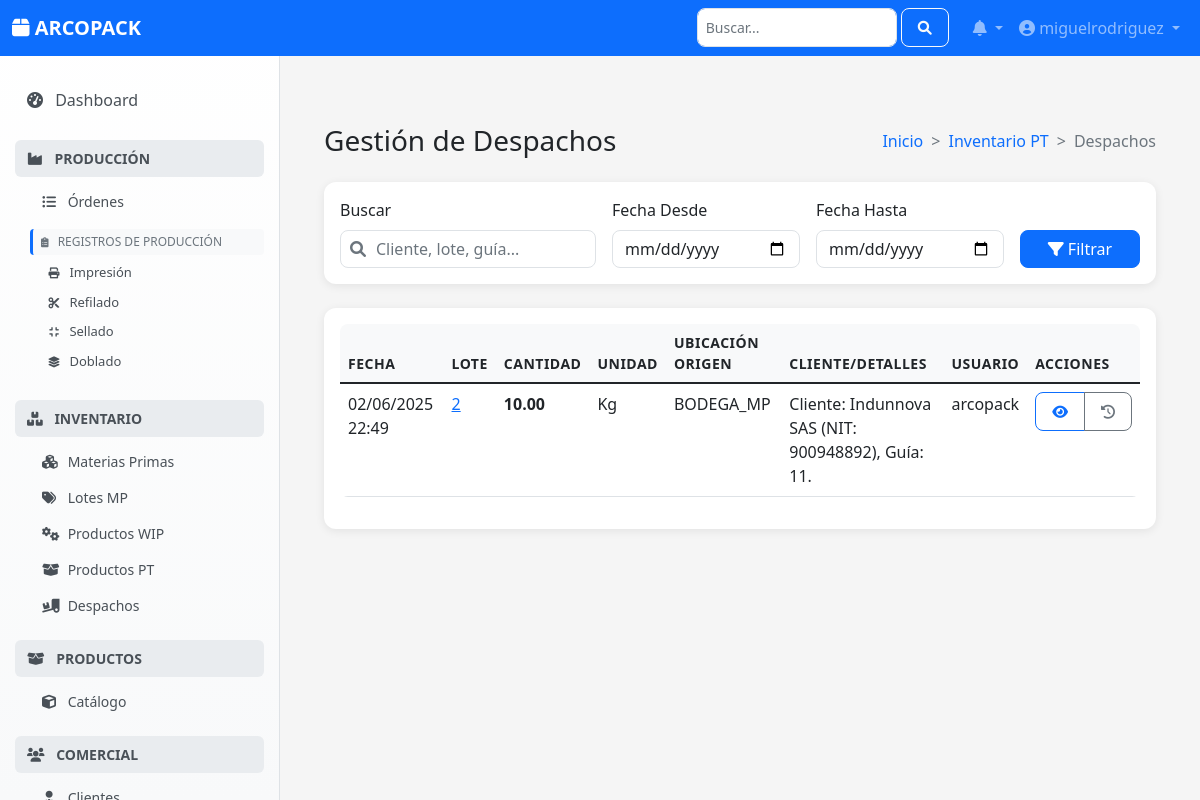
Screenshot of /inventario/despachos/ (signed in) with the database file from the repository.
### inventario/models.py (models this page shows, shortened)
class MovimientoInventario(models.Model):
    TIPOS_ENTRADA = ['RECEPCION_MP', 'PRODUCCION_WIP', 'PRODUCCION_PT', 'AJUSTE_POSITIVO', 'TRANSFERENCIA_ENTRADA', 'QA_RELEASE', 'DEVOLUCION_CLIENTE']
    TIPOS_SALIDA = ['CONSUMO_MP', 'CONSUMO_WIP', 'ENVIO_PT', 'AJUSTE_NEGATIVO', 'TRANSFERENCIA_SALIDA', 'QA_HOLD', 'DESECHO_SCRAP', 'DEVOLUCION_PROVEEDOR']
    TIPO_MOVIMIENTO_CHOICES = [
        ('RECEPCION_MP', 'Recepción Materia Prima'), ('PRODUCCION_WIP', 'Producción Producto en Proceso'), ('PRODUCCION_PT', 'Producción Producto Terminado'),
        ('AJUSTE_POSITIVO', 'Ajuste Positivo'), ('TRANSFERENCIA_ENTRADA', 'Entrada por Transferencia'), ('QA_RELEASE', 'Liberación de Calidad'), ('DEVOLUCION_CLIENTE', 'Devolución de Cliente'),
        ('CONSUMO_MP', 'Consumo Materia Prima'), ('CONSUMO_WIP', 'Consumo Producto en Proceso'), ('ENVIO_PT', 'Envío Producto Terminado'),
        ('AJUSTE_NEGATIVO', 'Ajuste Negativo'), ('TRANSFERENCIA_SALIDA', 'Salida por Transferencia'), ('QA_HOLD', 'Bloqueo por Calidad'),
        ('DESECHO_SCRAP', 'Desecho / Scrap'), ('DEVOLUCION_PROVEEDOR', 'Devolución a Proveedor'),
    ]
    timestamp = models.DateTimeField(default=timezone.now, editable=False, db_index=True, verbose_name="Fecha y Hora")
    tipo_movimiento = models.CharField(max_length=30, choices=TIPO_MOVIMIENTO_CHOICES, verbose_name="Tipo Movimiento")
    lote_content_type = models.ForeignKey(ContentType, on_delete=models.PROTECT, related_name='+')
    lote_object_id = models.PositiveIntegerField(db_index=True)
    lote_content_object = GenericForeignKey('lote_content_type', 'lote_object_id')
    cantidad = models.DecimalField(max_digits=14, decimal_places=4, verbose_name="Cantidad Movida") # +/-
    unidad_medida = models.ForeignKey(UnidadMedida, on_delete=models.PROTECT, verbose_name="Unidad de Medida")
    ubicacion_origen = models.ForeignKey(Ubicacion, on_delete=models.PROTECT, null=True, blank=True, related_name='movimientos_salida', verbose_name="Ubicación Origen")
    ubicacion_destino = models.ForeignKey(Ubicacion, on_delete=models.PROTECT, null=True, blank=True, related_name='movimientos_entrada', verbose_name="Ubicación Destino")
    documento_referencia = models.CharField(max_length=100, blank=True, null=True, db_index=True, verbose_name="Documento Referencia") # Permitir Nulos
    proceso_referencia_content_type = models.ForeignKey(ContentType, on_delete=models.SET_NULL, null=True, blank=True, related_name='+')
    proceso_referencia_object_id = models.PositiveIntegerField(null=True, blank=True)
    proceso_referencia_content_object = GenericForeignKey('proceso_referencia_content_type', 'proceso_referencia_object_id')
    usuario = models.ForeignKey(settings.AUTH_USER_MODEL, on_delete=models.PROTECT, verbose_name="Usuario Responsable")
    observaciones = models.TextField(blank=True, verbose_name="Observaciones")
    class Meta:
        verbose_name = "Movimiento de Inventario"; verbose_name_plural = "Movimientos de Inventario"
        ordering = ['-timestamp']
        indexes = [ models.Index(fields=["lote_content_type", "lote_object_id", "-timestamp"]), models.Index(fields=["tipo_movimiento", "-timestamp"]), models.Index(fields=["documento_referencia"]), ]

### configuracion/models.py (models this page shows, shortened)
class UnidadMedida(models.Model):
    codigo = models.CharField(
        max_length=10, unique=True, verbose_name="Código Unidad",
        help_text="Código corto para la unidad (ej: Kg, m, Unid)."
    )
    nombre = models.CharField(
        max_length=50, verbose_name="Nombre Unidad",
        help_text="Nombre descriptivo de la unidad de medida."
    )
    class Meta:
        verbose_name = "Unidad de Medida"
        verbose_name_plural = "Unidades de Medida"
        ordering = ['nombre']

class Ubicacion(models.Model):
    TIPO_UBICACION_CHOICES = [('BODEGA_MP', 'Bodega Materia Prima'), ('BODEGA_PT', 'Bodega Producto Terminado'), ('BODEGA_WIP', 'Bodega Producto en Proceso'), ('PISO_PROD', 'Piso Producción'), ('BUFFER_PROD', 'Buffer Intermedio Producción'), ('CALIDAD', 'Área de Calidad'), ('DESPACHO', 'Área de Despacho'), ('OBSOLETOS', 'Área de Obsoletos'), ('EXTERNO', 'Ubicación Externa'), ('OTRO', 'Otro')]
    codigo = models.CharField(max_length=50, unique=True, verbose_name="Código Ubicación")
    nombre = models.CharField(max_length=150, verbose_name="Nombre Ubicación")
    tipo = models.CharField(max_length=20, choices=TIPO_UBICACION_CHOICES, verbose_name="Tipo")
    descripcion = models.TextField(blank=True, verbose_name="Descripción")
    is_active = models.BooleanField(default=True, verbose_name="Activa")
    creado_en = models.DateTimeField(auto_now_add=True, editable=False); actualizado_en = models.DateTimeField(auto_now=True, editable=False)
    class Meta:
        verbose_name = "Ubicación"
        verbose_name_plural = "Ubicaciones"
        ordering = ['codigo']

### inventario/views_productos.py (the view)
# urls.py: path('despachos/', DespachosListView.as_view(), name='despachos-list'),
class DespachosListView(LoginRequiredMixin, ListView):
    template_name = 'inventario/despachos_list.html'
    context_object_name = 'despachos'
    paginate_by = 20
    def get_queryset(self):
        queryset = MovimientoInventario.objects.filter(tipo_movimiento='DESPACHO').order_by('-timestamp')
        q = self.request.GET.get('q')
        if q:
            queryset = queryset.filter(
                Q(observaciones__icontains=q) |
                Q(lote_object_id__icontains=q)
            )
        fecha_desde = self.request.GET.get('fecha_desde')
        fecha_hasta = self.request.GET.get('fecha_hasta')
        if fecha_desde:
            fecha_desde = datetime.strptime(fecha_desde, '%Y-%m-%d').date()
            queryset = queryset.filter(timestamp__date__gte=fecha_desde)
        if fecha_hasta:
            fecha_hasta = datetime.strptime(fecha_hasta, '%Y-%m-%d').date()
            queryset = queryset.filter(timestamp__date__lte=fecha_hasta)
        return queryset
    def get_context_data(self, **kwargs):
        context = super().get_context_data(**kwargs)
        context['titulo'] = 'Gestión de Despachos'
        context['q'] = self.request.GET.get('q', '')
        context['fecha_desde'] = self.request.GET.get('fecha_desde', '')
        context['fecha_hasta'] = self.request.GET.get('fecha_hasta', '')
        return context

### notificaciones/context_processors.py (called while the page is built)
def notifications(request):
    if request.user.is_authenticated:
        notificaciones_no_leidas = Notificacion.objects.filter(
            usuario=request.user,
            leida=False
        ).count()
        notificaciones = Notificacion.objects.filter(
            usuario=request.user
        ).order_by('-fecha_creacion')[:5]
        return {
            'notificaciones': notificaciones,
            'notificaciones_no_leidas': notificaciones_no_leidas
        }
    return {
        'notificaciones': [],
        'notificaciones_no_leidas': 0
    }

### inventario/templates/inventario/despachos_list.html (shortened to what this page needs)
{% extends 'base.html' %}
{% load static %}
{% block content %}
<div class="container-fluid py-4">
    <div class="d-flex justify-content-between align-items-center mb-4">
        <h1 class="h3 mb-0">Gestión de Despachos</h1>
        <nav aria-label="breadcrumb">
            <ol class="breadcrumb mb-0">
                <li class="breadcrumb-item"><a href="{% url 'root' %}">Inicio</a></li>
                <li class="breadcrumb-item"><a href="{% url 'inventario_web:pt-list' %}">Inventario PT</a></li>
                <li class="breadcrumb-item active" aria-current="page">Despachos</li>
            </ol>
        </nav>
    </div>
    <div class="card mb-4">
        <div class="card-body">
            <form method="get" class="row g-3 align-items-end">
                <div class="col-md-4">
                    <label class="form-label">Buscar</label>
                    <div class="search-box">
                        <i class="fas fa-search"></i>
                        <input type="text" name="q" class="form-control search-input"
                               placeholder="Cliente, lote, guía..." value="{{ q }}">
                    </div>
                </div>
                <div class="col-md-3">
                    <label class="form-label">Fecha Desde</label>
                    <input type="date" name="fecha_desde" class="form-control" value="{{ fecha_desde }}">
                </div>
                <div class="col-md-3">
                    <label class="form-label">Fecha Hasta</label>
                    <input type="date" name="fecha_hasta" class="form-control" value="{{ fecha_hasta }}">
                </div>
                <div class="col-md-2">
                    <button type="submit" class="btn btn-primary w-100 filter-btn">
                        <i class="fas fa-filter me-1"></i> Filtrar
                    </button>
                </div>
            </form>
        </div>
    </div>
    <div class="row">
        <div class="col-12">
            <div class="card">
                <div class="card-body">
                    {% if despachos %}
                    <div class="table-responsive">
                        <table class="table table-hover">
                            <thead>
                                <tr>
                                    <th>Fecha</th>
                                    <th>Lote</th>
                                    <th>Cantidad</th>
                                    <th>Unidad</th>
                                    <th>Ubicación Origen</th>
                                    <th>Cliente/Detalles</th>
                                    <th>Usuario</th>
                                    <th>Acciones</th>
                                </tr>
                            </thead>
                            <tbody>
                                {% for despacho in despachos %}
                                <tr>
                                    <td>{{ despacho.timestamp|date:"d/m/Y H:i" }}</td>
                                    <td>
                                        {% if despacho.lote_content_type.model == 'loteproductoterminado' %}
                                            <a href="{% url 'inventario_web:pt-detail' despacho.lote_object_id %}">
                                                {{ despacho.lote_object_id }}
                                            </a>
                                        {% else %}
                                            {{ despacho.lote_object_id }}
                                        {% endif %}
                                    </td>
                                    <td><strong>{{ despacho.cantidad|floatformat:2 }}</strong></td>
                                    <td>{{ despacho.unidad_medida.codigo }}</td>
                                    <td>{{ despacho.ubicacion_origen.nombre }}</td>
                                    <td>
                                        <div class="text-wrap" style="max-width: 300px;">
                                            {{ despacho.observaciones }}
                                        </div>
                                    </td>
                                    <td>{{ despacho.usuario.username }}</td>
                                    <td>
                                        <div class="btn-group">
                                            {% if despacho.lote_content_type.model == 'loteproductoterminado' %}
                                                <a href="{% url 'inventario_web:pt-detail' despacho.lote_object_id %}" class="btn btn-sm btn-outline-primary" data-bs-toggle="tooltip" title="Ver Lote">
                                                    <i class="fas fa-eye"></i>
                                                </a>
                                                <a href="{% url 'inventario_web:pt-history' despacho.lote_object_id %}" class="btn btn-sm btn-outline-secondary" data-bs-toggle="tooltip" title="Ver Historial">
                                                    <i class="fas fa-history"></i>
                                                </a>
                                            {% endif %}
                                        </div>
                                    </td>
                                </tr>
                                {% endfor %}
                            </tbody>
                        </table>
                    </div>
                    {% else %}
                    <div class="alert alert-info">
                        <i class="fas fa-info-circle me-2"></i> No se encontraron despachos con los criterios de búsqueda especificados.
                    </div>
                    {% endif %}
                </div>
            </div>
        </div>
    </div>
</div>
{% endblock %}

### templates/layouts/navbar.html (shortened to what this page needs)
<nav class="navbar navbar-expand-lg navbar-dark bg-primary fixed-top">
    <div class="container-fluid">
        <a class="navbar-brand" href="{% url 'root' %}">
            <i class="fas fa-box"></i> ARCOPACK
        </a>
        <div class="collapse navbar-collapse" id="navbarNav">
            <ul class="navbar-nav ms-auto">
                <li class="nav-item me-3">
                    <form class="d-flex" role="search">
                        <input class="form-control form-control-sm" type="search" placeholder="Buscar..." aria-label="Search">
                        <button class="btn btn-outline-light btn-sm ms-1" type="submit">
                            <i class="fas fa-search"></i>
                        </button>
                    </form>
                </li>
                <li class="nav-item dropdown">
                    <a class="nav-link dropdown-toggle position-relative" href="#" id="notificationsDropdown" role="button"
                       data-bs-toggle="dropdown">
                        <i class="fas fa-bell"></i>
                    </a>
                </li>
                <li class="nav-item dropdown">
                    <a class="nav-link dropdown-toggle" href="#" id="userDropdown" role="button"
                       data-bs-toggle="dropdown">
                        <i class="fas fa-user-circle"></i> {{ user.get_full_name|default:user.username }}
                    </a>
                </li>
            </ul>
        </div>
    </div>
</nav>

### templates/base.html (style rules this page uses)
:root { --primary-color: #0d6efd; --secondary-color: #6c757d; --success-color: #198754; --warning-color: #ffc107; --danger-color: #dc3545; --info-color: #0dcaf0; --light-color: #f8f9fa; --dark-color: #212529; --sidebar-width: 280px; }
body { font-family: 'Segoe UI', Tahoma, Geneva, Verdana, sans-serif; background-color: #f5f5f5; }
.card { border: none; border-radius: 12px; box-shadow: 0 2px 10px rgba(0, 0, 0, 0.08); margin-bottom: 1.5rem; transition: all 0.3s ease; }
.btn { border-radius: 8px; font-weight: 500; padding: 0.5rem 1rem; transition: all 0.2s ease; }
.form-control, .form-select { border-radius: 8px; border: 1px solid #dee2e6; transition: all 0.2s ease; }
.table { border-radius: 8px; overflow: hidden; }
.table th { background-color: var(--light-color); border: none; font-weight: 600; text-transform: uppercase; font-size: 0.875rem; letter-spacing: 0.5px; }
.fade-in { animation: fadeIn 0.5s ease-out; }

### inventario/templates/inventario/despachos_list.html (style rules this page uses)
.search-box { position: relative; }
.search-box i { position: absolute; left: 10px; top: 50%; transform: translateY(-50%); color: #6c757d; }
.search-input { padding-left: 35px; }
.filter-btn { height: 38px; display: flex; align-items: center; justify-content: center; }

### templates/layouts/navbar.html (style rules this page uses)
.navbar-brand { font-weight: 600; font-size: 1.25rem; }
.form-control-sm { width: 200px; }

### templates/components/_breadcrumbs.html (style rules this page uses)
.breadcrumb { background-color: transparent; padding: 0; margin: 0; }
.breadcrumb-item + .breadcrumb-item::before { content: ">"; color: #6c757d; }
.breadcrumb-item a { color: #0d6efd; text-decoration: none; }
.breadcrumb-item.active { color: #6c757d; }

### rows the page displays
MovimientoInventario: timestamp "02/06/2025 22:49", lote_object_id "2", cantidad "10.00", unidad_medida.codigo "Kg", ubicacion_origen.nombre "BODEGA_MP", observaciones "Cliente: Indunnova SAS (NIT: 900948892), Guía: 11.", usuario.username "arcopack"

### other values shown
{{ user.get_full_name|default:user.username }} "miguelrodriguez"
